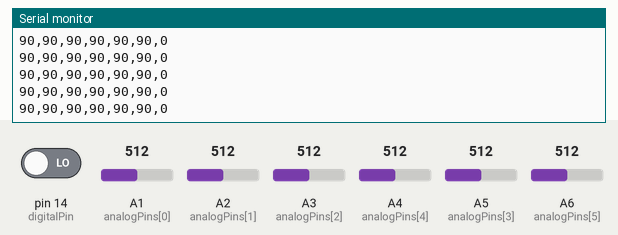
A sketch run on a simulated Arduino Nano, built for the host (arithmetic inside an expression is 32-bit, double 64-bit). Parts: the last lines printed to the serial monitor. The inputs (shaded band) are chosen by the test bench; at power-on: A2 (analogPins[1]) = 512, pin 14 (digitalPin) LOW, A1 (analogPins[0]) = 512, A3 (analogPins[2]) = 512, A4 (analogPins[4]) = 512, A5 (analogPins[3]) = 512, A6 (analogPins[5]) = 512.

Above: at 2.7 s.
2.8 s: A2 (analogPins[1]) set to 560
At 2.91 s:
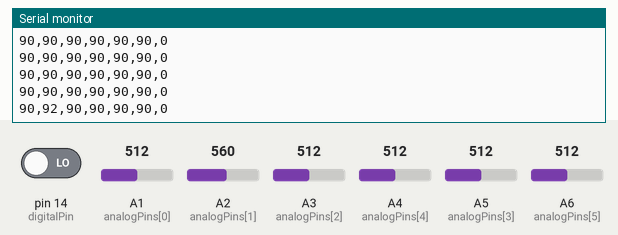
4.3 s: A2 (analogPins[1]) set to 582
At 4.34 s:
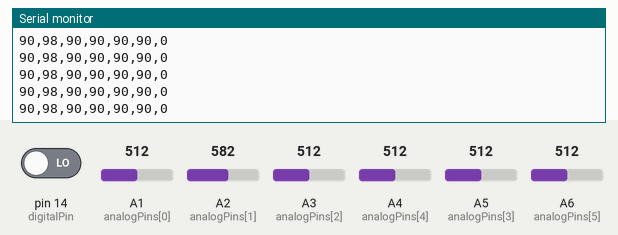
Timing chart, 0 to 7.3 s (numbered marks = the images above; inputs shaded):
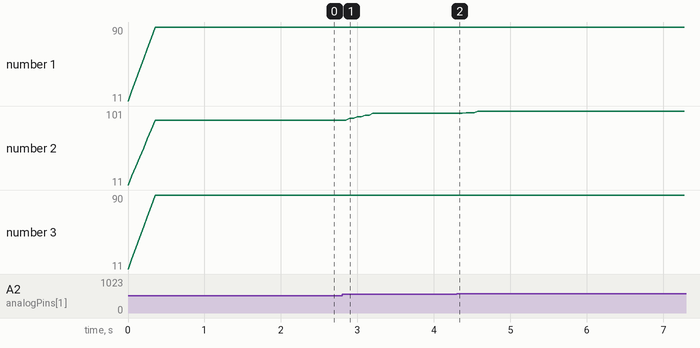

Measured:
- after the input at 2.8 s, the serial monitor: prints a new line after 0.10 s (image 1)
- plotted number 2: 90 → 98 after the input at 2.8 s, 98 → 101 after the input at 4.3 s

The sketch:

avatar_code.ino
```cpp
#define NUM_CH 6
#define SMOOTH_SIZE 8
#define DEADBAND 7

int analogPins[] = {A1, A2, A3, A5, A4, A6};
int digitalPin = 14;
bool toggle = false;
unsigned long debounceTime = 30;
unsigned long lastMillis = 0;
bool buttonState = LOW;
bool lastFlickerState = LOW;

int buf[NUM_CH][SMOOTH_SIZE] = {0};
int bufIdx = 0;
int prevRaw[NUM_CH] = {-999, -999, -999, -999, -999, -999};

int smoothRead(int ch) {
    buf[ch][bufIdx] = analogRead(analogPins[ch]);
    int sum = 0;
    for (int i = 0; i < SMOOTH_SIZE; i++) sum += buf[ch][i];
    return sum / SMOOTH_SIZE;
}

void setup() {
    Serial.begin(115200);
    pinMode(digitalPin, INPUT_PULLDOWN);
}

void loop() {
    for (int i = 0; i < NUM_CH; i++) {
        int raw = smoothRead(i);

        if (abs(raw - prevRaw[i]) >= DEADBAND) {
            prevRaw[i] = raw;
        }

        int angle = map(prevRaw[i], 0, 1023, 0, 180);
        Serial.print(angle);
        if (i < NUM_CH - 1) Serial.print(",");
    }

    bufIdx = (bufIdx + 1) % SMOOTH_SIZE;
    Serial.print(",");

    bool reading = digitalRead(digitalPin);

    if (reading != lastFlickerState) {
        lastMillis = millis();
    }

    if ((millis() - lastMillis) > debounceTime) {
        if (reading != buttonState) {
            buttonState = reading;
            if (buttonState == LOW) {
                toggle = !toggle;
            }
        }
    }

    lastFlickerState = reading;

    Serial.print(toggle);
    Serial.println();
    delay(50);
}
```
